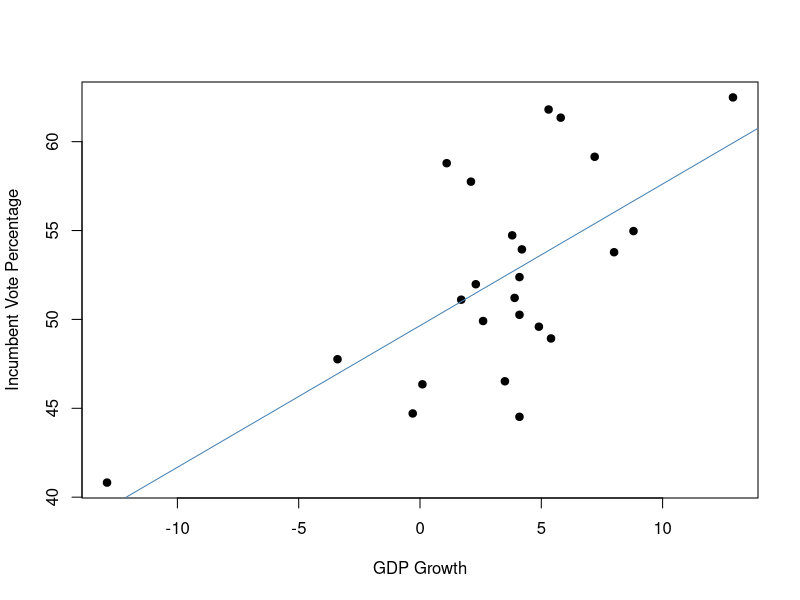

The R source for this figure:
## ---- chunk 1
election = read.csv("election.csv")
election

## ---- chunk 2
cor(election$growth, election$vote_pct)
## ---- chunk 3
model = lm(vote_pct ~ growth, data = election)
model
## ---- chunk 4
plot(election$growth, election$vote_pct, pch = 19,  xlab ="GDP Growth", ylab = "Incumbent Vote Percentage")
abline(model, col="steelblue")
## ---- chunk 5
df = as.data.frame(c(1,2,3,4,5))

colnames(df) = "growth"

df$vote_pct = predict(model, df)
print(df)

